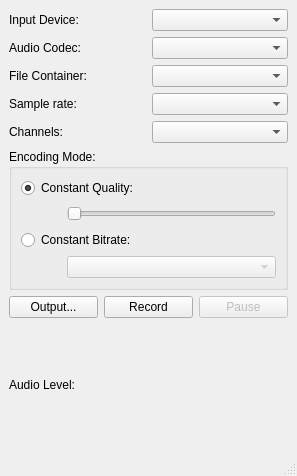
<?xml version="1.0" encoding="UTF-8"?>
<ui version="4.0">
 <class>AudioRecorder</class>
 <widget class="QMainWindow" name="AudioRecorder">
  <property name="geometry">
   <rect>
    <x>0</x>
    <y>0</y>
    <width>297</width>
    <height>476</height>
   </rect>
  </property>
  <property name="windowTitle">
   <string>Qt Multimedia Audio Recorder</string>
  </property>
  <widget class="QWidget" name="centralwidget">
   <layout class="QGridLayout" name="gridLayout_3">
    <item row="0" column="0" colspan="3">
     <layout class="QGridLayout" name="gridLayout_2">
      <item row="3" column="0">
       <widget class="QLabel" name="label_4">
        <property name="text">
         <string>Sample rate:</string>
        </property>
       </widget>
      </item>
      <item row="0" column="1">
       <widget class="QComboBox" name="audioDeviceBox"/>
      </item>
      <item row="1" column="0">
       <widget class="QLabel" name="label_2">
        <property name="text">
         <string>Audio Codec:</string>
        </property>
       </widget>
      </item>
      <item row="0" column="0">
       <widget class="QLabel" name="label">
        <property name="text">
         <string>Input Device:</string>
        </property>
       </widget>
      </item>
      <item row="2" column="0">
       <widget class="QLabel" name="label_3">
        <property name="text">
         <string>File Container:</string>
        </property>
       </widget>
      </item>
      <item row="2" column="1">
       <widget class="QComboBox" name="containerBox"/>
      </item>
      <item row="1" column="1">
       <widget class="QComboBox" name="audioCodecBox"/>
      </item>
      <item row="4" column="0">
       <widget class="QLabel" name="label_5">
        <property name="text">
         <string>Channels:</string>
        </property>
       </widget>
      </item>
      <item row="4" column="1">
       <widget class="QComboBox" name="channelsBox"/>
      </item>
      <item row="3" column="1">
       <widget class="QComboBox" name="sampleRateBox"/>
      </item>
     </layout>
    </item>
    <item row="1" column="0" colspan="3">
     <widget class="QGroupBox" name="groupBox">
      <property name="title">
       <string>Encoding Mode:</string>
      </property>
      <layout class="QGridLayout" name="gridLayout">
       <item row="0" column="0" colspan="2">
        <widget class="QRadioButton" name="constantQualityRadioButton">
         <property name="text">
          <string>Constant Quality:</string>
         </property>
         <property name="checked">
          <bool>true</bool>
         </property>
        </widget>
       </item>
       <item row="1" column="0">
        <spacer name="horizontalSpacer_2">
         <property name="orientation">
          <enum>Qt::Orientation::Horizontal</enum>
         </property>
         <property name="sizeType">
          <enum>QSizePolicy::Policy::Fixed</enum>
         </property>
         <property name="sizeHint" stdset="0">
          <size>
           <width>40</width>
           <height>20</height>
          </size>
         </property>
        </spacer>
       </item>
       <item row="1" column="1">
        <widget class="QSlider" name="qualitySlider">
         <property name="orientation">
          <enum>Qt::Orientation::Horizontal</enum>
         </property>
        </widget>
       </item>
       <item row="2" column="0" colspan="2">
        <widget class="QRadioButton" name="constantBitrateRadioButton">
         <property name="text">
          <string>Constant Bitrate:</string>
         </property>
        </widget>
       </item>
       <item row="3" column="0">
        <spacer name="horizontalSpacer">
         <property name="orientation">
          <enum>Qt::Orientation::Horizontal</enum>
         </property>
         <property name="sizeType">
          <enum>QSizePolicy::Policy::Fixed</enum>
         </property>
         <property name="sizeHint" stdset="0">
          <size>
           <width>40</width>
           <height>20</height>
          </size>
         </property>
        </spacer>
       </item>
       <item row="3" column="1">
        <widget class="QComboBox" name="bitrateBox">
         <property name="enabled">
          <bool>false</bool>
         </property>
        </widget>
       </item>
      </layout>
     </widget>
    </item>
    <item row="2" column="0">
     <widget class="QPushButton" name="outputButton">
      <property name="text">
       <string>Output...</string>
      </property>
     </widget>
    </item>
    <item row="2" column="1">
     <widget class="QPushButton" name="recordButton">
      <property name="text">
       <string>Record</string>
      </property>
     </widget>
    </item>
    <item row="2" column="2">
     <widget class="QPushButton" name="pauseButton">
      <property name="enabled">
       <bool>false</bool>
      </property>
      <property name="text">
       <string>Pause</string>
      </property>
     </widget>
    </item>
    <item row="3" column="0">
     <widget class="QLabel" name="levelLabel">
      <property name="text">
       <string>Audio Level:</string>
      </property>
     </widget>
    </item>
    <item row="3" column="1" colspan="2">
     <layout class="QVBoxLayout" name="levelsLayout"/>
    </item>
   </layout>
  </widget>
  <widget class="QStatusBar" name="statusbar"/>
 </widget>
 <resources/>
 <connections>
  <connection>
   <sender>constantQualityRadioButton</sender>
   <signal>toggled(bool)</signal>
   <receiver>qualitySlider</receiver>
   <slot>setEnabled(bool)</slot>
   <hints>
    <hint type="sourcelabel">
     <x>113</x>
     <y>197</y>
    </hint>
    <hint type="destinationlabel">
     <x>115</x>
     <y>223</y>
    </hint>
   </hints>
  </connection>
  <connection>
   <sender>constantBitrateRadioButton</sender>
   <signal>toggled(bool)</signal>
   <receiver>bitrateBox</receiver>
   <slot>setEnabled(bool)</slot>
   <hints>
    <hint type="sourcelabel">
     <x>173</x>
     <y>259</y>
    </hint>
    <hint type="destinationlabel">
     <x>190</x>
     <y>291</y>
    </hint>
   </hints>
  </connection>
  <connection>
   <sender>outputButton</sender>
   <signal>clicked()</signal>
   <receiver>AudioRecorder</receiver>
   <slot>setOutputLocation()</slot>
   <hints>
    <hint type="sourcelabel">
     <x>46</x>
     <y>340</y>
    </hint>
    <hint type="destinationlabel">
     <x>6</x>
     <y>302</y>
    </hint>
   </hints>
  </connection>
  <connection>
   <sender>recordButton</sender>
   <signal>clicked()</signal>
   <receiver>AudioRecorder</receiver>
   <slot>toggleRecord()</slot>
   <hints>
    <hint type="sourcelabel">
     <x>191</x>
     <y>340</y>
    </hint>
    <hint type="destinationlabel">
     <x>113</x>
     <y>317</y>
    </hint>
   </hints>
  </connection>
  <connection>
   <sender>pauseButton</sender>
   <signal>clicked()</signal>
   <receiver>AudioRecorder</receiver>
   <slot>togglePause()</slot>
   <hints>
    <hint type="sourcelabel">
     <x>252</x>
     <y>334</y>
    </hint>
    <hint type="destinationlabel">
     <x>258</x>
     <y>346</y>
    </hint>
   </hints>
  </connection>
 </connections>
 <slots>
  <slot>setOutputLocation()</slot>
  <slot>toggleRecord()</slot>
  <slot>togglePause()</slot>
 </slots>
</ui>
